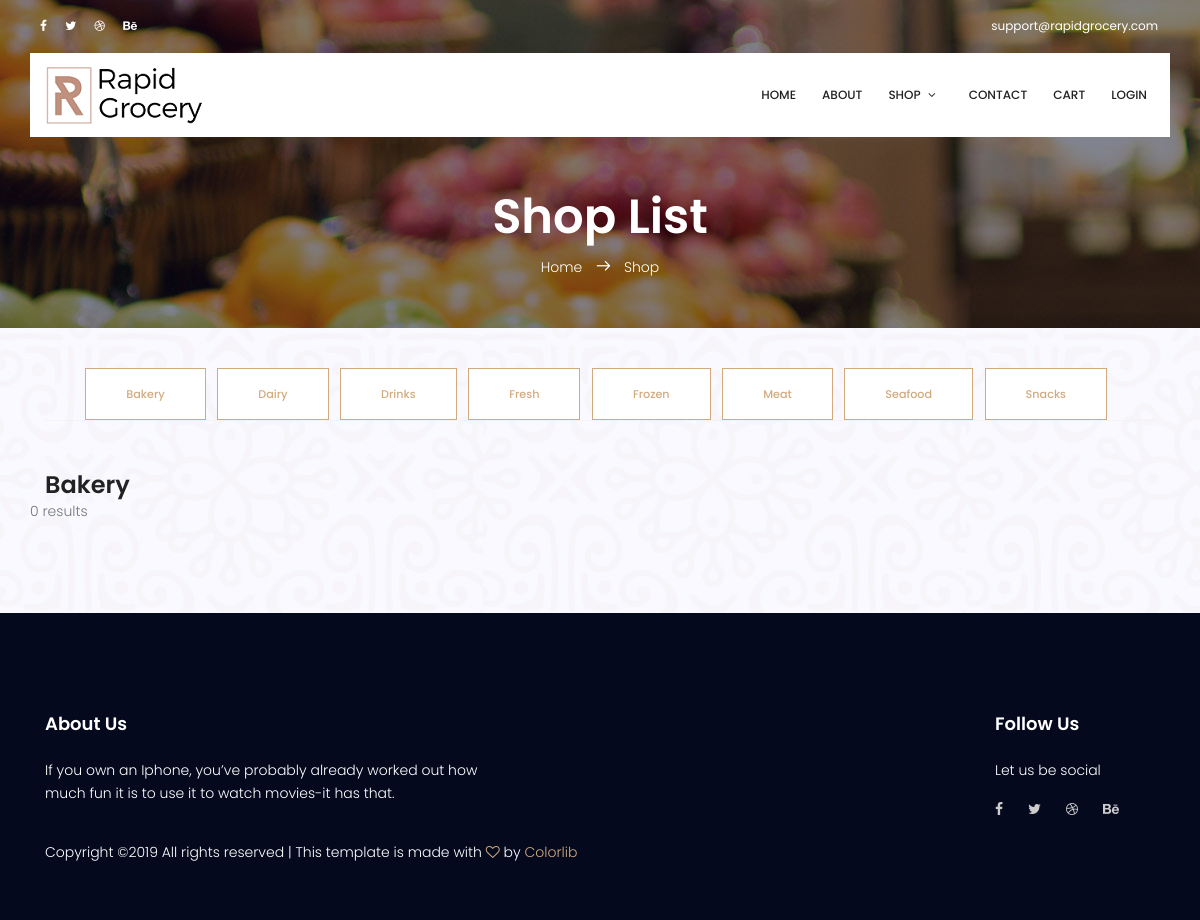
The page /shop.php?category_name=Bakery on the database as committed earlier.
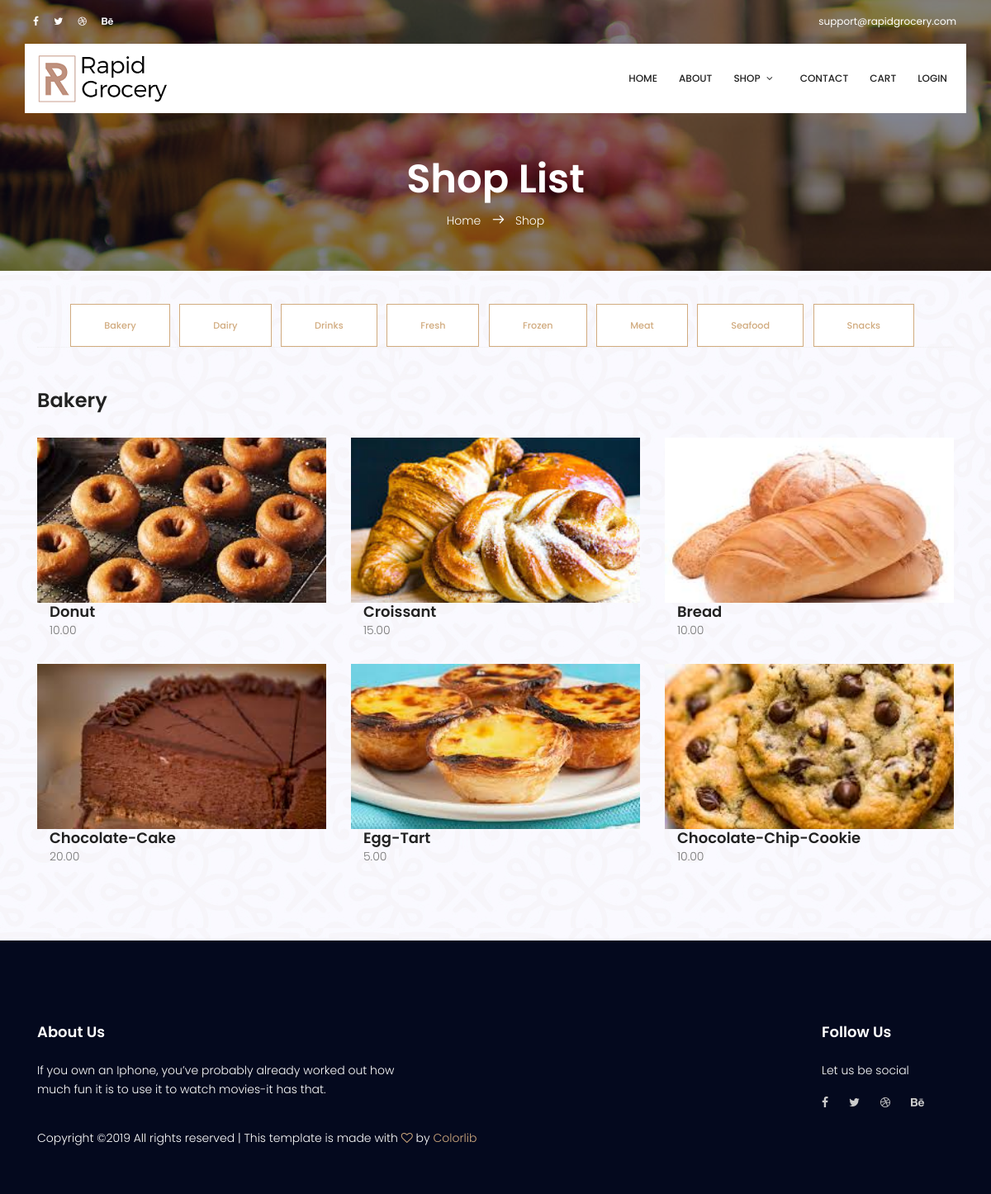
The same page on the database as committed later.
### tables this page shows
CREATE TABLE products (
  product_id         INT            PRIMARY KEY   AUTO_INCREMENT,
  category_id        INT            NOT NULL,
  product_code       VARCHAR(10)    NOT NULL      UNIQUE,
  product_name       VARCHAR(255)   NOT NULL,
  description        TEXT           NOT NULL,
  list_price         DECIMAL(10,2)  NOT NULL,
  discount_percent   DECIMAL(10,2)  NOT NULL      DEFAULT 0.00,
  date_added         DATETIME                     DEFAULT NULL,
  product_img		 VARCHAR(10),
  CONSTRAINT products_fk_categories
    FOREIGN KEY (category_id)
    REFERENCES categories (category_id)
);

### shop.php (the view, shortened to what this page needs)
<?php
include 'include/header.php';
include "config.php";
$category_name = $_GET["category_name"];
$sql_query = "select * from products p join categories c on p.category_id = c.category_id
                where category_name='$category_name';";
$result = $con->query($sql_query);
?>
<section class="banner-area relative about-banner" id="home">
    <div class="overlay overlay-bg"></div>
    <div class="container">
        <div class="row d-flex align-items-center justify-content-center">
            <div class="about-content col-lg-12">
                <h1 class="text-white">
                    Shop List
                </h1>
                <p class="text-white link-nav"><a href="index.php">Home </a>  <span class="lnr lnr-arrow-right"></span>  <a href="shop.php?category_name=Bakery"> Shop</a></p>
            </div>
        </div>
    </div>
</section>
<section class="menu-list-area section-gap">
    <div class="container">
        <div align="center">
            <a href="shop.php?category_name=Bakery" class="genric-btn primary-border e-large">Bakery</a> &nbsp;
            <a href="shop.php?category_name=Dairy" class="genric-btn primary-border e-large">Dairy</a> &nbsp;
            <a href="shop.php?category_name=Drinks" class="genric-btn primary-border e-large">Drinks</a> &nbsp;
            <a href="shop.php?category_name=Fresh" class="genric-btn primary-border e-large">Fresh</a> &nbsp;
            <a href="shop.php?category_name=Frozen" class="genric-btn primary-border e-large">Frozen</a> &nbsp;
            <a href="shop.php?category_name=Meat" class="genric-btn primary-border e-large">Meat</a> &nbsp;
            <a href="shop.php?category_name=Seafood" class="genric-btn primary-border e-large">Seafood</a> &nbsp;
            <a href="shop.php?category_name=Snacks" class="genric-btn primary-border e-large">Snacks</a> &nbsp;
        </div>
        <div id="pills-tabContent" class="tab-content absolute">
            <div class="tab-pane fade show active" id="Bakery" role="tabpanel" aria-labelledby="Bakery-tab">
                <div class="section-top-border">
                   <h3><?php echo $category_name ?></h3>
                        <div class="row gallery-item">
                    <?php
                        if ($result->num_rows > 0) {
                           while($rows = $result->fetch_assoc()) {
                           $product_id = $rows["product_id"];
                           $product_name = $rows["product_name"];
                           $list_price = $rows["list_price"];
                           $product_img = $rows["product_img"];
                    ?>
                            <div class="col-md-4">
                                <a href="shop_sub.php?product_id=<?php echo $product_id ?>" class="single-gallery-image"><div class="single-gallery-image" style="background: url(img/elements/<?php echo $product_img ?>.jpg);"></div></a>
                                <div class="s-price col">
                                    <h4><?php echo $product_name ?></h4>
                                    <span><?php echo $list_price ?></span>
                                </div>
                            </div>
                     <?php
                             }
                         } else {
                             echo "0 results";
                         }
                     ?>
                    </div>
                 </div>
            </div>
        </div>
    </div>
</section>

### include/header.php (shortened to what this page needs)
<!DOCTYPE html>
<html lang="zxx" class="no-js">
<head>
    <link rel="stylesheet" href="css/linearicons.css">
    <link rel="stylesheet" href="css/font-awesome.min.css">
    <link rel="stylesheet" href="css/bootstrap.css">
    <link rel="stylesheet" href="css/magnific-popup.css">
    <link rel="stylesheet" href="css/nice-select.css">
    <link rel="stylesheet" href="css/animate.min.css">
    <link rel="stylesheet" href="css/jquery-ui.css">
    <link rel="stylesheet" href="css/owl.carousel.css">
    <link rel="stylesheet" href="css/main.css">
</head>
<body>
<header id="header" id="home">
    <div class="header-top">
        <div class="container">
            <div class="row align-items-center">
                <div class="col-lg-6 col-sm-6 col-4 header-top-left no-padding">
                    <div class="menu-social-icons">
                        <a href="#"><i class="fa fa-facebook"></i></a>
                        <a href="#"><i class="fa fa-twitter"></i></a>
                        <a href="#"><i class="fa fa-dribbble"></i></a>
                        <a href="#"><i class="fa fa-behance"></i></a>
                    </div>
                </div>
                <div class="col-lg-6 col-sm-6 col-8 header-top-right no-padding">
                    <a class="btns" href="mailto:support@rapidgrocery.com">support@rapidgrocery.com</a>
                </div>
            </div>
        </div>
    </div>
    <div class="container main-menu">
        <div class="row align-items-center justify-content-between d-flex">
            <a href="index.php"><img src="img/logo.png" alt="" title="" /></a>
            <nav id="nav-menu-container">
                <ul class="nav-menu">
                    <li class="menu-active"><a href="index.php">Home</a></li>
                    <li><a href="about.php">About</a></li>
                    <li class="menu-has-children"><a href="shop.php?category_name=Bakery">Shop</a>
                    </li>
                    <li><a href="contact.php">Contact</a></li>
                    <li><a href="cart.php">Cart</a></li>
                    <?php
                        if(isset($_SESSION["cus_email"])){
                            $email = $_SESSION['cus_email'];
                            echo "<li><a href='mypage.php?email_address=" . $email . "'>My Page</a></li>";
                    ?>
                       <li><form method="post" action=""><input type="submit" value="Logout" name="cus_logout"></form> </li>
                    <?php } else { ?>
                    <li><a href="login.php">Login</a></li>
                    <?php } ?>
                </ul>
            </nav>
        </div>
    </div>
</header>

Rows that differ between the two databases and show on the page:
added products: product_img (picture), product_name "Donut", list_price "10.00"
added products: product_img (picture), product_name "Croissant", list_price "15.00"
added products: product_img (picture), product_name "Bread", list_price "10.00"
added products: product_img (picture), product_name "Chocolate-Cake", list_price "20.00"
added products: product_img (picture), product_name "Egg-Tart", list_price "5.00"
added products: product_img (picture), product_name "Chocolate-Chip-Cookie", list_price "10.00"
Other text that changed with them:
text no longer shown: "0 results"
